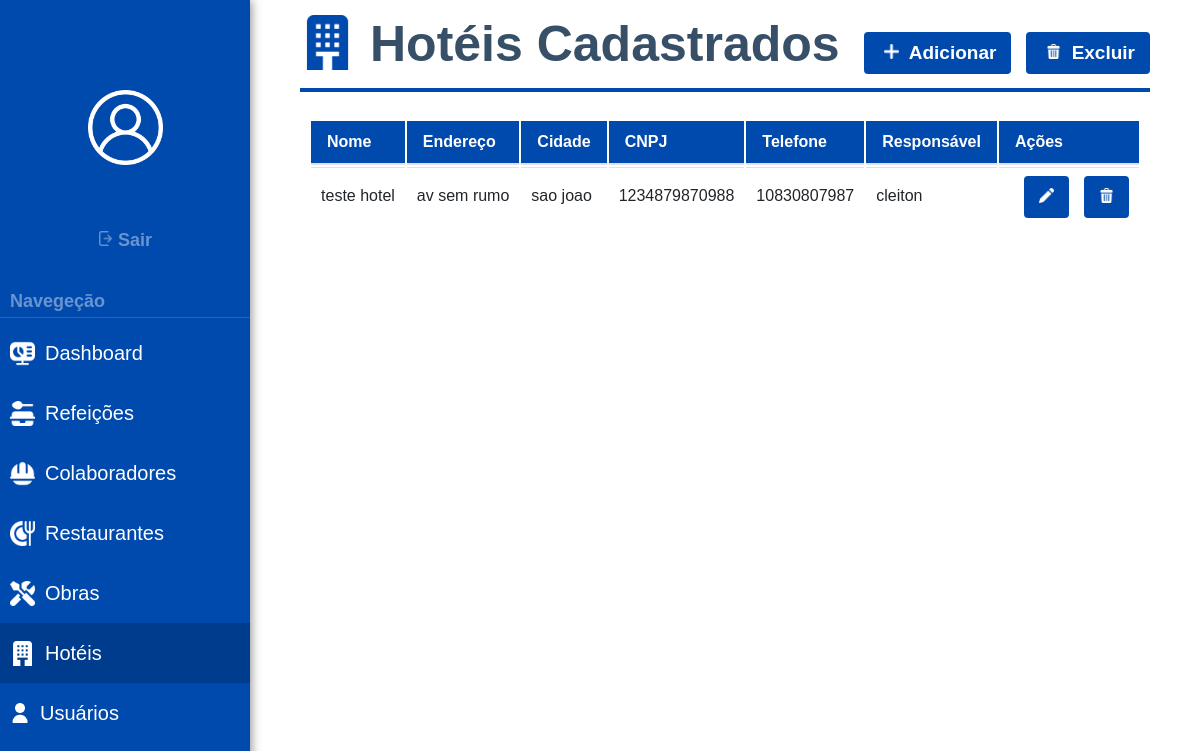
Screenshot of /listar-hoteis/ (signed in) with the database file from the repository.
### Sistema/models.py (models this page shows, shortened)
class Hotel(models.Model):
    nome = models.CharField(
        max_length=100,
        verbose_name="Nome do Hotel"
    )
    cnpj = models.CharField(
        max_length=18,
        unique=True,
        verbose_name="CNPJ"
    )
    cidade = models.CharField(
        max_length=18,
        unique=True,
        verbose_name="Cidade"
    )
    endereco = models.TextField(
        verbose_name="Endereço Completo"
    )
    telefone = models.CharField(
        max_length=15,
        verbose_name="Telefone"
    )
    responsavel = models.CharField(
        max_length=100,
        verbose_name="Responsável"
    )

### Sistema/views.py (the view)
# urls.py: path('listar-hoteis/', views.listar_hoteis, name='listar-hoteis'),
@login_required
def listar_hoteis(request):
    hotel = Hotel.objects.all()
    context = {'hotel': hotel}
    return render (request, 'lista-hoteis.html', context)

### Sistema/templates/lista-hoteis.html (shortened to what this page needs)
{% load static %}
<!DOCTYPE html>
<html lang="pt-BR">
<head>
  <link rel="stylesheet" href="{% static 'css/style.css' %}">
</head>
<body>
<div class="sidebar">
     <div class="logout-container">
    <img src="{% static 'images/white version/user.png' %}" alt="error" height="75px" width="75px" style="display: flex; margin:auto; margin-bottom: 55px; margin-top: 90px;">
      <form method="POST" action="{% url 'logout' %}">
        <button type="submit" class="sair-btn">
          <img src="{% static 'images/logout.png' %}" alt="error" height="15px" width="15px">
          Sair
        </button>
      </form>
    </div>
    <label>Navegeção</label>
    <hr>
    <a href="{% url 'relatorio' %}">
      <img src="{% static 'images/white version/dash.png' %}" alt="error" height="25px" width="25px" style="margin-right: 10px;margin-left: 10px;">
      Dashboard
    </a>
     <a href="{% url 'listar_registros' %}">
      <img src="{% static 'images/white version/alim.png' %}" alt="error" height="25px" width="25px" style="margin-right: 10px;margin-left: 10px;">
      Refeições
    </a>
    <a href="{% url 'listar-colaboradores' %}">
      <img src="{% static 'images/white version/func.png' %}" alt="error" height="25px" width="25px" style="margin-right: 10px;margin-left: 10px;">
      Colaboradores
    </a>
    <a href="{% url 'listar-restaurantes' %}">
      <img src="{% static 'images/white version/rest.png' %}" alt="error" height="25px" width="25px" style="margin-right: 10px;margin-left: 10px;">
      Restaurantes
    </a>
    <a href="{% url 'listar-obras' %}">
      <img src="{% static 'images/white version/obra.png' %}" alt="error" height="25px" width="25px" style="margin-right: 10px;margin-left: 10px;">
      Obras
    </a>
    <a href="{% url 'listar-hoteis' %}" class="active">
      <img src="{% static 'images/white version/hotel.png' %}" alt="error" height="25px" width="25px" style="margin-right: 10px;margin-left: 10px;">
      Hotéis
    </a>
    <a href="{% url 'cadastrar_usuario' %}">
      <img src="{% static 'images/white version/usuario.png' %}" alt="error" height="20px" width="20px" style="margin-right: 10px;margin-left: 10px;">
      Usuários
    </a>
  </div>
 <div class="corpo">
    <h>
      <img src="{% static 'images/blue version/double-bed.png' %}" alt="Logo" height="55" width="55"
             style="margin-right: 15px;">
      Hotéis Cadastrados
    </h>
    <div class="right-buttons">
            <a href="{% url 'cadastrar-hotel' %}" class="blue-button">
              <img src="{% static 'images/white version/plus.png' %}" alt="error" height="15px" width="15px" style="margin-right: 5px; margin-left: 5px; margin-top: auto; margin-bottom: auto;">
        Adicionar
        </a>
        <button type="submit" onclick="return confirm('Tem certeza que deseja deletar os itens selecionados?')">
          <img src="{% static 'images/white version/trash.png' %}" alt="error" height="15px" width="15px" style="margin-right: 5px; margin-left: 5px; margin-top: auto; margin-bottom: auto;">
          Excluir
    </div>
    <div class="card">
      <div class="table-responsive">
        <table class="table table-striped table-bordered text-center align-middle">
          <thead>
            <tr>
              <th class="text-nowrap">Nome</th>
              <th class="text-nowrap">Endereço</th>
              <th class="text-nowrap">Cidade</th>
              <th class="text-nowrap">CNPJ</th>
              <th class="text-nowrap">Telefone</th>
              <th class="text-nowrap">Responsável</th>
              <th class="text-nowrap">Ações</th>
            </tr>
          </thead>
          <tbody>
            {% for hotel in hotel %}
              <tr>
                <td class="text-nowrap">{{ hotel.nome }}</td>
                <td class="text-nowrap">{{ hotel.endereco }}</td>
                <td class="text-nowrap">{{ hotel.cidade }}</td>
                <td class="text-nowrap">{{ hotel.cnpj }}</td>
                <td class="text-nowrap">{{ hotel.telefone }}</td>
                <td class="text-nowrap">{{ hotel.responsavel }}</td>
                <td style="display: flex;margin-bottom: -20px;">
            <div style="margin-top: 8px;display: flex;">
            <a href="{% url 'editar-hotel' hotel.id %}" class="blue-button">
              <img src="{% static 'images/white version/pencil.png' %}" alt="Editar" height="15px" width="15px">
            </a>
            <form method="POST" action="{% url 'deletar-generico' %}">
            <button type="submit" onclick="return confirm('Deseja realmente excluir este item?')">
              <img src="{% static 'images/white version/trash.png' %}" alt="Editar" height="15px" width="15px">
            </button>
            </form>
            </div>
          </td>
              </tr>
            {% empty %}
              <tr>
                <td colspan="7" class="text-center text-danger">
                  Nenhum hotel cadastrado.
                </td>
              </tr>
            {% endfor %}
          </tbody>
        </table>
      </div>
    </div>
    </div>
    <form method="post" action="{% url 'redirecionar-edicao-hotel' %}" style="display:inline;">
      <button type="submit" onclick="return enviarParaEdicao();">
      </button>
    </form>
</body>
</html>

### static/css/style.css (style rules this page uses)
body { margin: 0; background-color: rgb(255, 255, 255); font-family: 'Gill Sans', 'Gill Sans MT', Calibri, 'Trebuchet MS', sans-serif; color: #333; }
table { margin: auto; }
table th { background-color: #004aad; color: #ffffff; font-weight: 600; padding: 12px 16px; text-align: left; border-bottom: 2px solid #dee2e6; font-size: 16px; vertical-align: middle; }
table td { padding: 10px 10px; vertical-align: middle; border-top: 1px solid #dee2e6; color: #212529; font-size: 1rem; align-items: first baseline; }
label { display: block; margin-bottom: 5px; font-weight: bold; }
hr { border: 0; height: 1px; background: #ddd; margin: 30px 0; }
button { background-color: #004aad; color: white; font-weight: bold; padding: 10px 15px; border: none; border-radius: 4px; cursor: pointer; font-size: 19px; font-family: 'Gill Sans', 'Gill Sans MT', Calibri, 'Trebuchet MS', sans-serif; margin-top: -10px; margin-bottom: 15px; margin-left: 15px; transition: background-color 0.5s ease; }
.blue-button { font-weight: bold; background-color: #004aad; color: white; padding: 10px 15px; border: none; border-radius: 4px; cursor: pointer; font-size: 19px; font-family: 'Gill Sans', 'Gill Sans MT', Calibri, 'Trebuchet MS', sans-serif; margin-top: -10px; margin-bottom: 15px; margin-left: 15px; transition: background-color 0.5s ease; text-decoration: none; }
.sidebar { width: 250px; height: 100vh; background-color: #004aad; flex-direction: column; position: fixed; box-shadow: 1px 0 10px rgba(0, 0, 0, 0.461); }
.sidebar a { font-size: 20px; color: #ffffff; display:inline-flex; align-items: center; height: 60px; width: 250px; position: static; text-align: left; transition: background-color 0.5s ease; text-decoration: none; border-color: #444444; }
.sidebar a.active { background-color: #0000002f; }
.sidebar label { font-size: 18px; color: #ffffff69; position: static; text-align: left; display: block; text-decoration: none; background: none; margin-left: 10px; }
.sidebar hr { border: 0; height: 1px; background: #ffffff25; margin: 5px 0; }
.sair-btn { font-size: 18px; color: #ffffff69; position: static; text-align: center; display: block; margin:auto; margin-bottom: -20px; text-decoration: none; background: none; }
.logout-container { text-align: center; margin-bottom: 50px; }
.corpo { margin-left: 300px; margin-right: 50px; }
.corpo h { font-size: 50px; display: flex; text-align: left; font-weight: bold; color: #374f67; border-bottom: 4px solid #004aad; padding-bottom: 15px; padding-top: 15px; }
.right-buttons { margin-top: -50px; margin-bottom: 30px; display: flex; justify-content: right; }

### rows the page displays
Hotel: nome "teste hotel", endereco "av sem rumo", cidade "sao joao", cnpj "1234879870988", telefone "10830807987", responsavel "cleiton"
